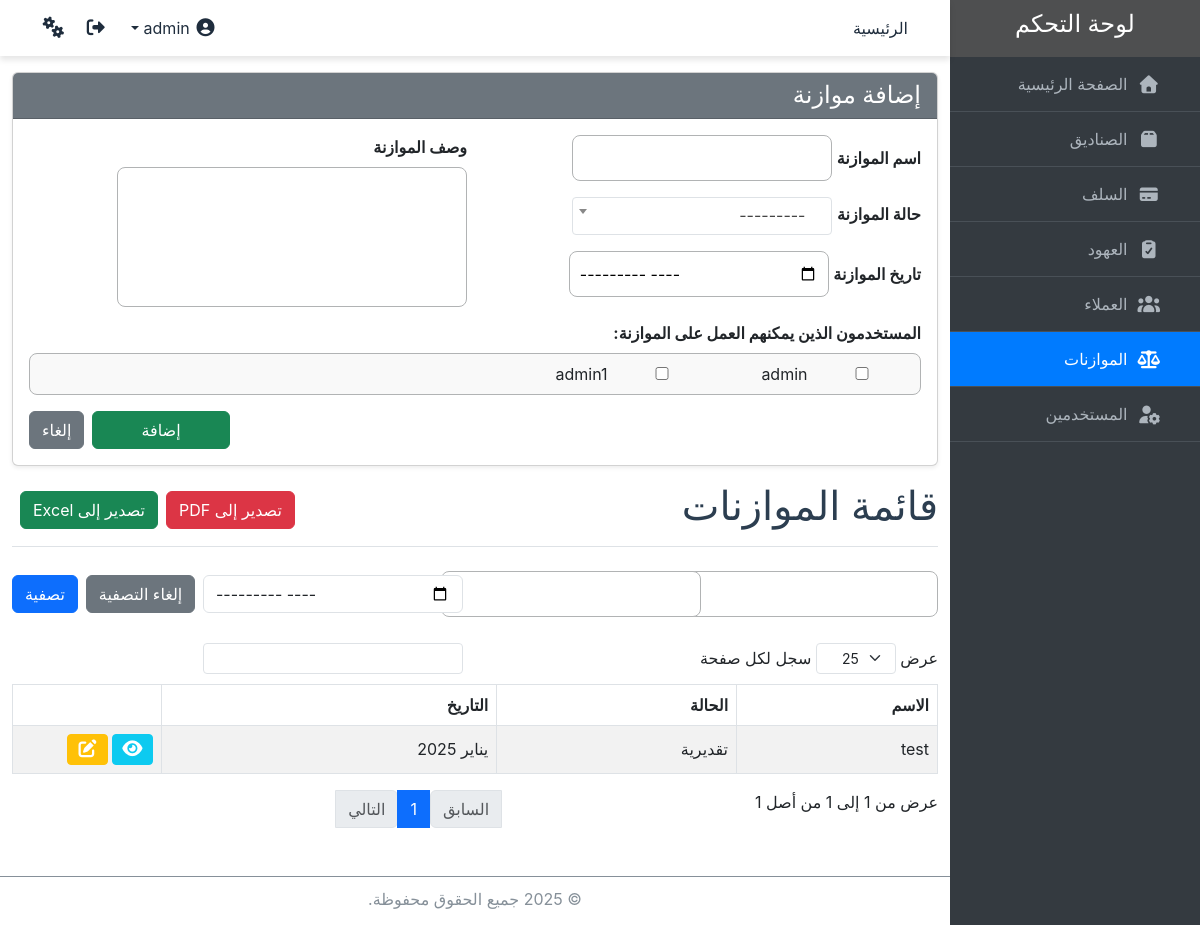
The app's page /budgets/ (signed in), older data.
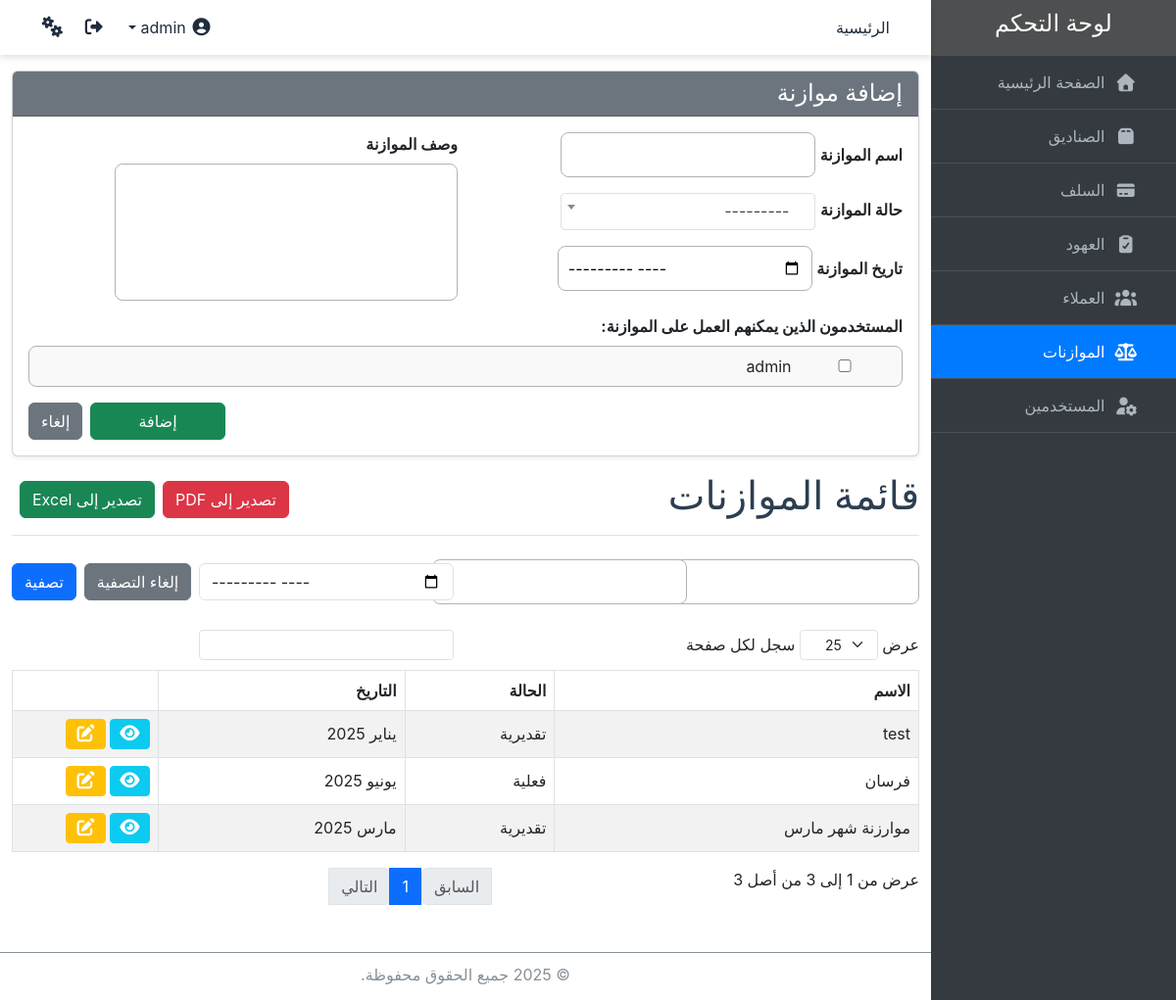
The same page, newer data.
### core/models.py (models this page shows, shortened)
class Budget(models.Model):
    name = models.CharField(max_length=100, verbose_name="اسم الموازنة", unique=True)
    description = models.TextField(verbose_name="وصف الموازنة")
    status = models.CharField(
        max_length=50,
        choices=[('فعلية', 'فعلية'), ('تقديرية', 'تقديرية')],
        verbose_name="حالة الموازنة"
    )
    date = models.DateField(verbose_name="تاريخ الموازنة", unique=True)
    created_at = models.DateTimeField(auto_now_add=True, verbose_name="تاريخ الإنشاء")
    users = models.ManyToManyField(User, through="BudgetUsers", related_name="budgets", verbose_name="المستخدمون الذين يمكنهم العمل على الموازنة")
    class Meta:
        verbose_name = "موازنة"
        verbose_name_plural = "الموازنات"

### core/views.py (the view, shortened to what this page needs)
# urls.py: path('budgets/', views.BudgetView.as_view(), name='budget_list'),
class BudgetView(PermissionMixin, ExportMixin, View):
    model = Budget
    template_name = 'budgets/budget_list.html'
    permission_required = 'core.view_budget'
    def get(self, request, *args, **kwargs):
        budgets = Budget.objects.filter(users=request.user) if not request.user.is_superuser else Budget.objects.all()
        form = BudgetForm()
        budget = None
        name_filter = request.GET.get('name')
        status_filter = request.GET.get('status')
        date_filter = request.GET.get('date')
        if name_filter:
            budgets = budgets.filter(name=name_filter)
        if status_filter:
            budgets = budgets.filter(status=status_filter)
        if date_filter:
            budgets = budgets.filter(date__icontains=date_filter)
        if 'pk' in kwargs:
            budget = get_object_or_404(Budget, pk=kwargs['pk'])
            form = BudgetForm(instance=budget)
        if "export" in request.GET:
            export_format = request.GET.get('format', 'excel')
            if export_format == 'pdf':
                return self.export_to_pdf(budgets)
            return self.export_to_excel(budgets)
        filter_form = BudgetFilterForm(request.GET)
        return render(request, self.template_name, {
            'budgets': budgets,
            'form': form,
            'budget': budget,
            'filter_form': filter_form
        })

### core/forms.py
class BudgetForm(forms.ModelForm):
    users = forms.ModelMultipleChoiceField(
        queryset=User.objects.all(),
        widget=forms.CheckboxSelectMultiple,
        required=False,  # Set to True if you want to make this field mandatory
        label="المستخدمون الذين يمكنهم العمل على الموازنة"
    )
    date = forms.DateField(
        widget=forms.DateInput(attrs={'type': 'month'}),
        input_formats=["%Y-%m"],
    )
    class Meta:
        model = Budget
        fields = '__all__'
    def __init__(self, *args, **kwargs):
        super().__init__(*args, **kwargs)
        if self.instance and self.instance.pk:
            self.initial['date'] = self.instance.date.strftime('%Y-%m')
            self.initial['users'] = self.instance.users.all()

### core/views.py (called while the page is built)
    def has_permission(self):
        perms = self.get_permission_required()
        return self.request.user.has_perms(perms) or self.request.user.is_superuser

### core/templates/budgets/budget_list.html (shortened to what the changed rows need)
{% extends 'base.html' %}
{% block content %}
<div class="container mt-3">
    {% if 'core.change_budget' in request.user.get_all_permissions %}
    <div class="card shadow-sm mb-3">
        <div class="card-header bg-secondary text-white">
        </div>
        <div class="card-body">
            <form method="post" class="row g-3">
                {% if request.user.is_superuser %}
                  <div class="mt-2">
                      <label for="{{ form.users.id_for_label }}" class="form-label">{{ form.users.label_tag }}</label>
                      <div class="scroll-box p-2">
                          {{ form.users }}
                      </div>
                 </div>
                {% endif %}
            </form>
        </div>
    </div>
    {% endif %}
    <div class="d-flex justify-content-between align-items-center border-bottom pb-2 mb-3">
        <h1 class="text-right">قائمة الموازنات</h1>
        <div class="d-flex">
        </div>
    </div>
    <form method="get">
      <div class="row align-items-center">
      </div>
    </form>
    <div style="overflow-x: auto; max-width: 100%;">
        <table id="budgetsTable" class="table table-bordered  table-hover table-striped align-middle">
        <thead>
          <tr>
            <th>الاسم</th>
            <th>الحالة</th>
            <th>التاريخ</th>
            <th></th>
          </tr>
        </thead>
        <tbody>
          {% for budget in budgets %}
            <tr>
                <td>{{ budget.name }}</td>
                <td>{{ budget.status }}</td>
                <td>{{ budget.date|date:"M Y" }}</td>
                <td style="width: 140px;">
                <a href="{% url 'budget_detail' budget.pk %}" class="btn btn-info btn-sm text-white">
                  <i class="fas fa-eye"></i>
                </a>
                <a href="{% url 'budget_update' budget.pk %}" class="btn btn-warning btn-sm text-white">
                  <i class="fas fa-edit"></i>
                </a>
                </td>
            </tr>
          {% endfor %}
        </tbody>
      </table>
      </div>
    </div>
{% endblock %}
{% block scripts %}
<link href="https://cdn.jsdelivr.net/npm/select2@4.0.13/dist/css/select2.min.css" rel="stylesheet" />
{% endblock scripts %}

Row changes from the older to the newer data that the page shows:
added Budget: name "فرسان", status "فعلية", date "يونيو 2025"
added Budget: name "موارزنة شهر مارس", status "تقديرية", date "مارس 2025"
Text that changed along with them:
form field users: "☐ ☐" → "☐"
text written by a page script: "عرض سجل لكل صفحة عرض من 1 إلى 1 من أصل 1 السابق 1 التالي" → "عرض سجل لكل صفحة عرض من 1 إلى 3 من أصل 3 السابق 1 التالي"
text no longer shown: "admin admin1"
text now shown: "admin"
